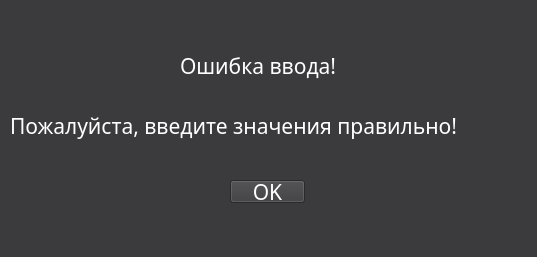
<?xml version="1.0" encoding="UTF-8"?>
<ui version="4.0">
 <class>Error</class>
 <widget class="QWidget" name="Error">
  <property name="geometry">
   <rect>
    <x>0</x>
    <y>0</y>
    <width>537</width>
    <height>257</height>
   </rect>
  </property>
  <property name="maximumSize">
   <size>
    <width>537</width>
    <height>257</height>
   </size>
  </property>
  <property name="windowTitle">
   <string>Eror</string>
  </property>
  <property name="styleSheet">
   <string notr="true">background-color: #3B3A3D</string>
  </property>
  <widget class="QPushButton" name="pushButton">
   <property name="geometry">
    <rect>
     <x>230</x>
     <y>180</y>
     <width>75</width>
     <height>23</height>
    </rect>
   </property>
   <property name="font">
    <font>
     <family>Segoe Script</family>
     <pointsize>16</pointsize>
    </font>
   </property>
   <property name="styleSheet">
    <string notr="true">color: white</string>
   </property>
   <property name="text">
    <string>OK</string>
   </property>
  </widget>
  <widget class="QLabel" name="label">
   <property name="geometry">
    <rect>
     <x>180</x>
     <y>50</y>
     <width>241</width>
     <height>31</height>
    </rect>
   </property>
   <property name="font">
    <font>
     <family>Segoe Script</family>
     <pointsize>16</pointsize>
    </font>
   </property>
   <property name="styleSheet">
    <string notr="true">color: white</string>
   </property>
   <property name="text">
    <string>Ошибка ввода!</string>
   </property>
  </widget>
  <widget class="QLabel" name="label_2">
   <property name="geometry">
    <rect>
     <x>10</x>
     <y>110</y>
     <width>511</width>
     <height>31</height>
    </rect>
   </property>
   <property name="font">
    <font>
     <family>Segoe Script</family>
     <pointsize>16</pointsize>
    </font>
   </property>
   <property name="styleSheet">
    <string notr="true">color: white</string>
   </property>
   <property name="text">
    <string>Пожалуйста, введите значения правильно!</string>
   </property>
  </widget>
 </widget>
 <resources/>
 <connections/>
</ui>
